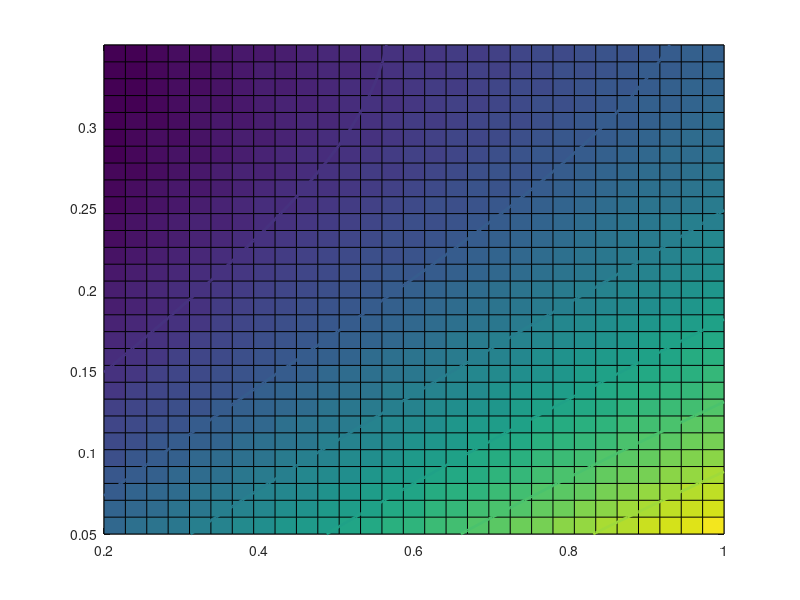

This figure's MATLAB source: (Note: this script raises an error after producing the figure.)
function pic_fig7()
    
    Lambda_beta = linspace(0.2, 1, 30);

    Lambda_mu   = linspace(0.05, 0.35, 30);

    K_Q = linspace(3e6, 9e6, 30);

    close all;

    data = load('data/double_par/beta_mu_D.mat');  D = data.D;

    for i=1:3

        [X,Y] = meshgrid(Lambda_beta, Lambda_mu);

        figure('Position',[100,100,600,450])

        hold on; box on; 

        pcolor(X, Y, D{i}');

        contour(X, Y, D{i}', 6, 'LineWidth', 2, 'Color', 'k', 'LineStyle', ':');  

        shading interp

        hold on

        xlabel('$\lambda_\beta$','Interpreter','latex','FontSize',12);

        ylabel('$\lambda_\mu$','Interpreter','latex','FontSize',12);

        colormap(jet);

        set(gca,'FontSize', 18,'FontName', 'Arial');

        % fm = ['Figure/fig7/beta_mu_day', num2str(i*20)];

        % print(fm,'-dpng','-r600');

    end
    
    
    data = load('data/double_par/mu_KQ_D.mat');  D = data.D;

    for i=1:3

        [X,Y] = meshgrid(Lambda_mu, K_Q);

        figure('Position',[100,100,600,450])

        pcolor(X, Y, D{i}');

        hold on; box on; 

        contour(X, Y, D{i}', 6, 'LineWidth', 2, 'Color', 'k', 'LineStyle', ':');  

        shading interp

        hold on

        xlabel('$\lambda_\mu$','Interpreter','latex','FontSize',12);

        ylabel('$K_{\hat{Q}}$','Interpreter','latex','FontSize',12);

        colormap(jet);

        set(gca,'FontSize', 18,'FontName', 'Arial');

        % fm = ['Figure/fig7/mu_KQ_day', num2str(i*20)];

        % print(fm,'-dpng','-r600');

    end
    
    
    data = load('data/double_par/KQ_beta_D.mat');  D = data.D;

    for i=1:3

        [X,Y] = meshgrid(K_Q, Lambda_beta);

        figure('Position',[100,100,600,450])

        hold on; box on; 

        pcolor(X, Y, D{i}');

        contour(X, Y, D{i}', 6, 'LineWidth', 2, 'Color', 'k', 'LineStyle', ':');  

        shading interp

        xlabel('$K_{\hat{Q}}$','Interpreter','latex','FontSize',12);

        ylabel('$\lambda_\beta$','Interpreter','latex','FontSize',12);

        colormap(jet);

        set(gca,'FontSize', 18,'FontName', 'Arial');

        % fm = ['Figure/fig7/KQ_beta_day', num2str(i*20)];

        % print(fm,'-dpng','-r600');
        
    end

end
